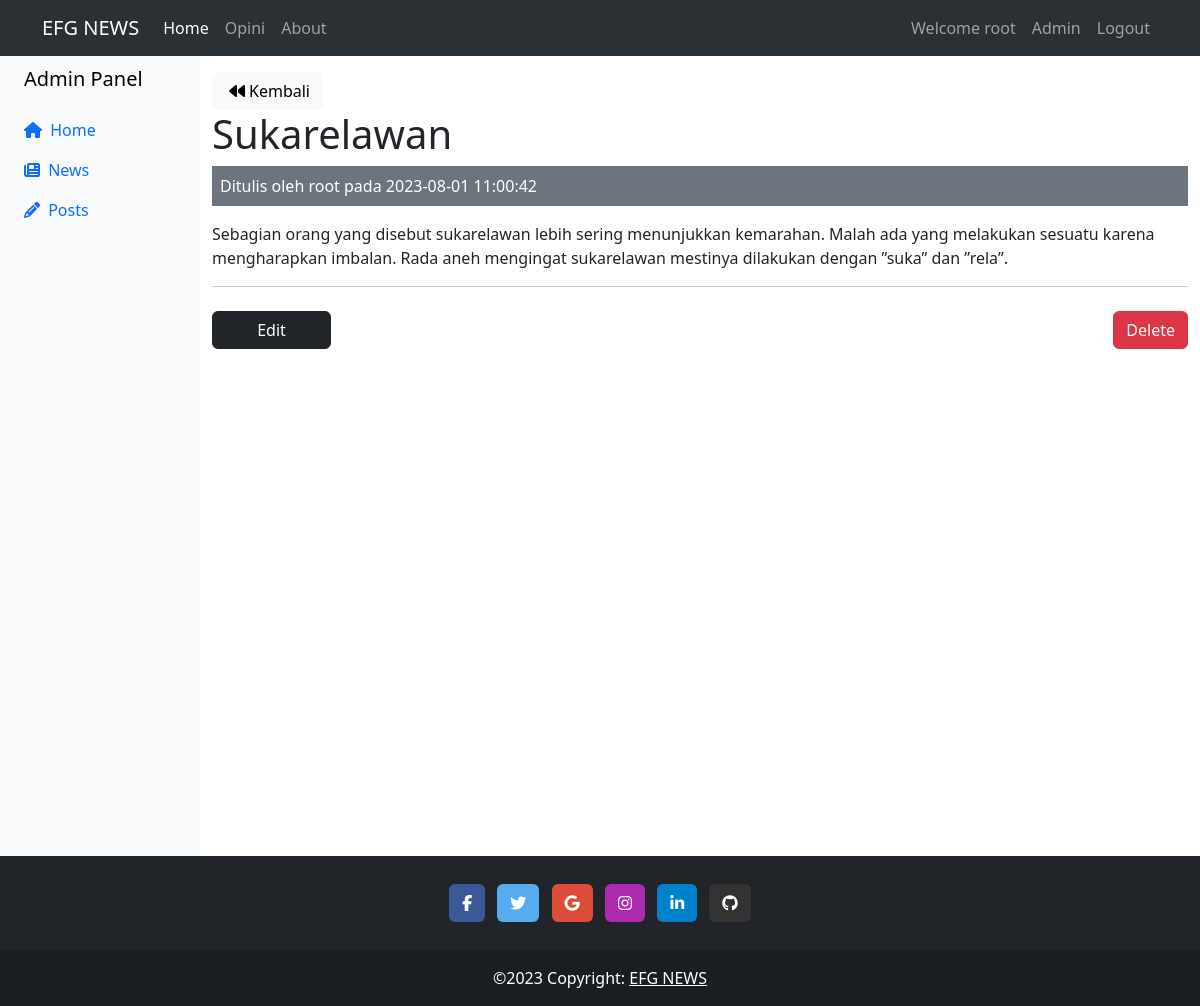
Page /admin/show/13 (signed in) on the committed database.
### tables this page shows
CREATE TABLE `posts` (
  `id` int(11) NOT NULL,
  `user_id` int(11) NOT NULL,
  `title` varchar(255) NOT NULL,
  `body` text NOT NULL,
  `created_at` datetime NOT NULL DEFAULT current_timestamp()
);

CREATE TABLE `users` (
  `id` int(11) NOT NULL,
  `admin` tinyint(1) NOT NULL DEFAULT 0,
  `name` varchar(255) NOT NULL,
  `email` varchar(255) NOT NULL,
  `password` varchar(255) NOT NULL,
  `created_at` datetime NOT NULL DEFAULT current_timestamp()
);

### app/controllers/Admin.php (called while the page is built, shortened)
<?php
    class Admin extends Controller {
        public function __construct() {
            $this->postModel = $this->model('Post');
            $this->userModel = $this->model('User');
        }
        public function show($id){
            $post = $this->postModel->getPostById($id);
            $user = $this->userModel->getUserById($post->user_id);
            $data = [
                'post' => $post,
                'user' => $user
            ];
            $this->view('admin/show', $data);
        }
    }

### app/libraries/Core.php (called while the page is built, shortened)
<?php
    class Core {
        protected $currentMethod = 'index';
        public function __construct(){
            $url = $this->getUrl();
            if(isset($url[0])){
                if(file_exists('../app/controllers/' . ucwords($url[0]) . '.php')){
                    unset($url[0]);
                }
            }
            $this->currentController = new $this->currentController;
            if(isset($url[1])){
                if(method_exists($this->currentController, $url[1])){
                    $this->currentMethod = $url[1];
                    unset($url[1]);
                }
            }
            $this->params = $url ? array_values($url) : [];
            call_user_func_array([$this->currentController, $this->currentMethod], $this->params);
        }
        public function getUrl(){
            if(isset($_GET['url'])){
                $url = rtrim($_GET['url'], '/');
                $url = filter_var($url, FILTER_SANITIZE_URL);
                $url = explode('/', $url);
                return $url;
            }
        }
    }

### public/index.php (called while the page is built, shortened)
<?php
    $init = new Core;

### app/libraries/Database.php (called while the page is built, shortened)
<?php
    class Database {
        private $host = DB_HOST;
        private $user = DB_USER;
        private $pass = DB_PASS;
        private $dbname = DB_NAME;
        private $dbh;
        private $stmt;
        public function __construct() {
            $dsn = 'mysql:host=' . $this->host . ';dbname=' . $this->dbname;
            $options = array(
                PDO::ATTR_PERSISTENT => true,
                PDO::ATTR_ERRMODE => PDO::ERRMODE_EXCEPTION
            );
            try{
                $this->dbh = new PDO($dsn, $this->user, $this->pass, $options);
            }catch(PDOException $e){
                $this->error = $e->getMessage();
                echo $this->error;
            }
        }
        public function query($sql){
            $this->stmt = $this->dbh->prepare($sql);
        }
        public function bind($param, $value, $type = null){
            if(is_null($type)){
                switch(true){
                    case is_int($value):
                        $type = PDO::PARAM_INT;
                        break;
                    default:
                        $type = PDO::PARAM_STR;
                }
            }
            $this->stmt->bindValue($param, $value, $type);
        }
        public function execute(){
            return $this->stmt->execute();
        }
        public function single(){
            $this->execute();
            return $this->stmt->fetch(PDO::FETCH_OBJ);
        }
    }

### app/models/Post.php (called while the page is built, shortened)
<?php
    class Post {
        private $db;
        public function __construct(){
            $this->db = new Database;
        }
        public function getPostById($id){
            $this->db->query('SELECT * FROM posts WHERE id = :id');
            $this->db->bind(':id', $id);
            $row = $this->db->single();
            return $row;
        }
    }

### app/models/User.php (called while the page is built, shortened)
<?php
    class User {
        private $db;
        function __construct() {
            $this->db = new Database;
        }
        public function getUserById($id){
            $this->db->query('SELECT * FROM users WHERE id = :id');
            $this->db->bind(':id', $id);
            $row = $this->db->single();
            return $row;
        }
    }

### app/views/admin/show.php (the view)
<?php require APPROOT . '/views/inc/header.php'; ?>
<?php require APPROOT . '/views/inc/sidebar.php'; ?>
        <div class="col py-3">
        <a href="<?= URLROOT; ?>/admin/posts" class="btn btn-light"><i class="fa fa-backward mx-1"></i>Kembali</a>
            <br>
            <h1><?= $data['post']->title; ?></h1>
            <div class="bg-secondary text-white p-2 mb-3">
                Ditulis oleh <?= $data['user']->name; ?> pada <?= $data['post']->created_at; ?>
            </div>
            <p><?= $data['post']->body; ?></p>
                <hr>
                <div class="row mt-4">
                    <div class="col d-grid">
                        <a href="<?= URLROOT; ?>/admin/edit/<?= $data['post']->id; ?>" class="btn btn-dark w-25">Edit</a>
                    </div>
                    <div class="col d-grid">
                        <form class="text-end" action="<?= URLROOT; ?>/admin/delete/<?= $data['post']->id; ?>" method="post">
                            <input type="submit" value="Delete" class="btn btn-danger">
                        </form>
                    </div>
                </div>
        </div>
    </div>
</div>
<?php require APPROOT . '/views/inc/footer.php'; ?>

### rows in the picture
posts: title "Sukarelawan", created_at "2023-08-01 11:00:42", body "Sebagian orang yang disebut sukarelawan lebih sering menunjukkan kemarahan. Malah ada yang melakukan sesuatu karena mengharapkan imbalan. Rada aneh mengingat sukarelawan mestinya dilakukan dengan ”suka” dan ”rela”."
users: name "root"

### other values in the picture
SITENAME "EFG NEWS"
$_SESSION['user_name'] "root"
